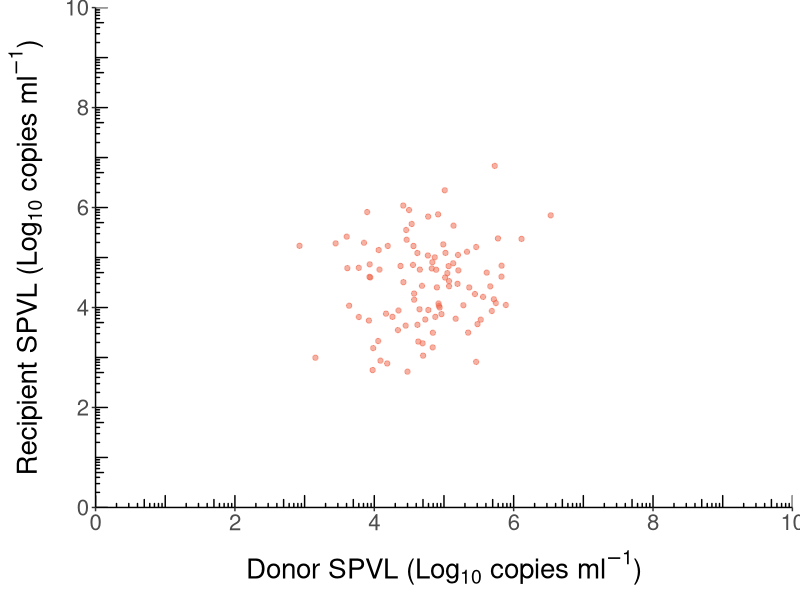

Write the R code that produced this figure. (Note: this script raises an error after producing the figure.)
library(tidyverse)
library(MASS)
library(scales)

sample_size <- 100

sample_meanvector <- c('transmitter'= 4.61, 'recipient' = 4.60)

sample_sdvector <- c('transmitter' = 0.63 , 'recipient' = 0.85)

test <- 1-(1/0.33)

sample_correlation_matrix <- matrix(c(1,0.33,0.33,1), ncol = 2)

d <-diag(sample_sdvector)

S <- d * sample_correlation_matrix * d

dist = mvrnorm(n = sample_size, mu = sample_meanvector, Sigma = S) %>% data.frame() %>%
  mutate(across(.cols = everything(), .fns = ~ 10**.x, .names = "{.col}_log10SPVL"))

lm(recipient ~ transmitter, data = dist) %>% summary()


ggplot(dist, aes(x = transmitter_log10SPVL, recipient_log10SPVL)) +
  geom_point(colour = '#ef6548', #'#CB6015' #'#66c2a4','#2ca25f','#006d2c'
             alpha = 0.5) +
  scale_x_log10(limits = c(1, 10**10),
                expand = c(0,0),
                name = expression(paste("Donor SPVL", ' (', Log[10], " copies ", ml**-1, ')')),
                breaks = trans_breaks("log10", function(x) 10**x),
                labels = trans_format("log10", math_format(.x))) +
  scale_y_log10(name = expression(paste("Recipient SPVL", ' (', Log[10], " copies ", ml**-1, ')')),
                limits = c(1, 10**10),
                expand = c(0,0),
                breaks = trans_breaks("log10", function(x) 10**x),
                labels = trans_format("log10", math_format(.x))) +
  theme_classic()+
  theme(
    text = element_text(size=20),
    axis.title.x = element_text(margin = margin(t = 10, r = 0, b = 0, l = 0)),
    axis.title.y = element_text(margin = margin(t = 0, r = 10, b = 0, l = 0))
  )+
  annotation_logticks() 




prob_recip_multiple <- RunParallel(populationmodel_fixedVL_Environment, dist$transmitter_log10SPVL) %>%
  do.call(cbind.data.frame, .) %>% t() # Time difference of 44.60442 mins on Macbook

combined_data <- cbind.data.frame(dist, prob_recip_multiple)
head(combined_data)

fig_1b <- ggplot(
  combined_data , 
                 aes(x = transmitter_log10SPVL, 
                     y = 1 - variant_distribution.V1))+
  geom_point(colour = '#2ca25f',  #usher colours?
             alpha = 0.5)+
  scale_x_log10(name = expression(paste("Donor SPVL", ' (', Log[10], " copies ", ml**-1, ')')),
                limits = c(1, 10**8),
                expand = c(0,0),
                breaks = trans_breaks("log10", function(x) 10**x),
                labels = trans_format("log10", math_format(.x))) +
  scale_y_continuous(name = 'P(Multiple Founder Recipient)',
                     expand = c(0,0),
                     limits = c(0,0.6),
                     breaks = seq(0, 0.6, by = 0.2)) +
  theme_classic() 



